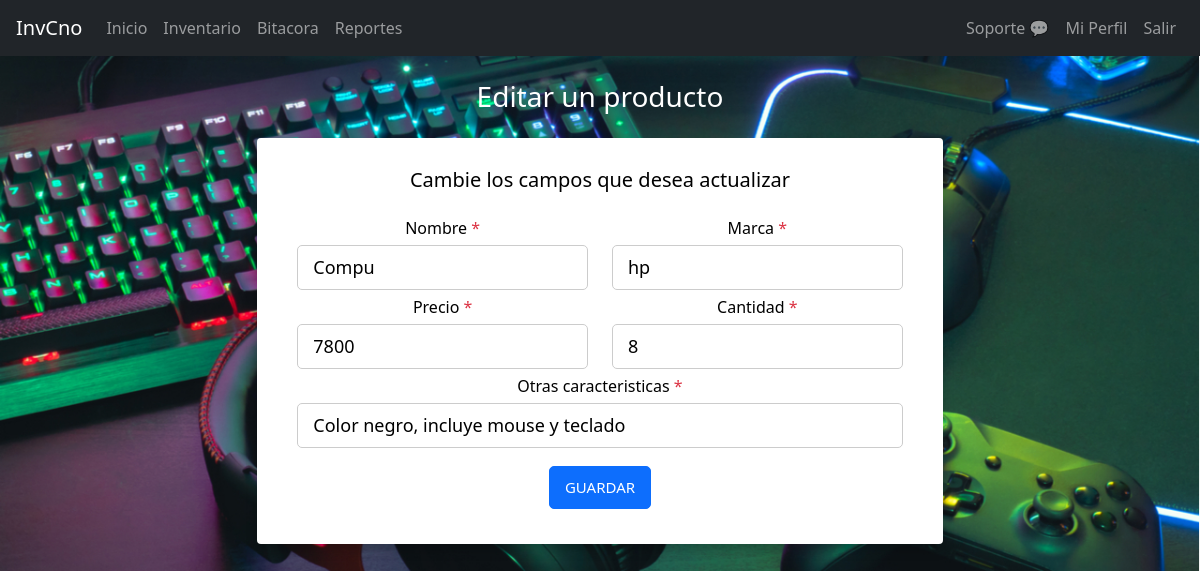
The page /edit.php?id=7 on the database its author committed.
### tables this page shows
CREATE TABLE `producto` (
  `id` int(11) NOT NULL AUTO_INCREMENT,
  `nombre` text DEFAULT NULL,
  `marcar` text DEFAULT NULL,
  `precio` float DEFAULT NULL,
  `cantidad` int(11) DEFAULT NULL,
  `caract` text DEFAULT NULL,
  PRIMARY KEY (`id`)
);

### model/BD.php (called while the page is built, shortened)
<?php
    class BD{
        private $sql;
        public function __construct(){
            $this->sql = new mysqli("localhost","root","","inv");
        }
        public function getProductById($id){
            $consulta = "SELECT * FROM producto WHERE id = $id";
            $resultado = $this->sql->query($consulta);
            if($resultado){
                while($row = $resultado->fetch_assoc()){
                    $ProductoBD = new Producto();
                    $ProductoBD->setId($row['id']);
                    $ProductoBD->setNombre($row['nombre']);
                    $ProductoBD->setMarca($row['marcar']);
                    $ProductoBD->setPrecio($row['precio']);
                    $ProductoBD->setCantidad($row['cantidad']);
                    $ProductoBD->setCaract($row['caract']);
                }
                return $ProductoBD;
            } else {
                    return false;
            }
        }
    }
?>

### model/Producto.php (called while the page is built, shortened)
<?php
    class Producto{
        private $nombre;
        private $marca;
        private $cantidad;
        private $caract;
        public function __construct(){
            $this->nombre="";
            $this->marca="";
            $this->precio=0;
            $this->cantidad=0;
            $this->caract="";
        }
        public function setNombre($nombre){
            $this->nombre = $nombre;
        }
        public function getNombre(){
            return $this->nombre;
        }
        public function setMarca($marca){
            $this->marca = $marca;
        }
        public function getMarca(){
            return $this->marca;
        }
        public function setPrecio($precio){
            $this->precio = $precio;
        }
        public function getPrecio(){
            return $this->precio;
        }
        public function setCantidad($cantidad){
            $this->cantidad = $cantidad;
        }
        public function getCantidad(){
            return $this->cantidad;
        }
        public function setCaract($caract){
            $this->caract = $caract;
        }
        public function getCaract(){
            return $this->caract;
        }
    }
?>

### edit.php (the view, shortened to what this page needs)
<?php
    require('model/Producto.php');
    require('model/BD.php');
    $bd = new BD();
    $ProductoBD = $bd->getProductById($_GET['id']);
?>
<!DOCTYPE html>
<html lang="en">
<head>
    <link href="https://cdn.jsdelivr.net/npm/bootstrap@5.1.3/dist/css/bootstrap.min.css" rel="stylesheet">
    <link rel="stylesheet" href="styles/form.css">
</head>
<body>
    <?php
        include('navbar.php');
        if($ProductoBD){ ?>
            <div class="container-fluid px-1 mt-3 py-2 mx-auto">
                <div class="row d-flex justify-content-center">
                    <div class="col-xl-7 col-lg-8 col-md-9 col-11 text-center">
                        <h3 style="color:#fff">Editar un producto</h3>
                        <div class="card mt-4">
                            <h5 class="text-center mb-4">Cambie los campos que desea actualizar</h5>
                            <form class="form-card" method="POST" action="">
                                <div class="row justify-content-between text-left">
                                    <div class="form-group col-sm-6 flex-column d-flex">
                                        <label class="form-control-label px-3">Nombre<span class="text-danger"> *</span></label>
                                        <?php printf('<input autocomplete="off" type="text" id="fname"  name="nombre" value="%s" onblur="validate(1)">', $ProductoBD->getNombre()); ?>
                                    </div>
                                    <div class="form-group col-sm-6 flex-column d-flex" >
                                        <label class="form-control-label px-3">Marca<span class="text-danger"> *</span></label>
                                        <?php printf('<input autocomplete="off" type="text" id="lname" name="marca" value="%s" onblur="validate(2)">', $ProductoBD->getMarca()); ?>
                                    </div>
                                </div>
                                <div class="row justify-content-between text-left">
                                    <div class="form-group col-sm-6 flex-column d-flex"> <label class="form-control-label px-3">Precio<span class="text-danger"> *</span></label>
                                        <?php printf('<input autocomplete="off" type="number" id="email" name="precio" value="%d" onblur="validate(3)">', $ProductoBD->getPrecio()); ?>
                                    </div>
                                    <div class="form-group col-sm-6 flex-column d-flex">
                                        <label class="form-control-label px-3">Cantidad<span class="text-danger"> *</span></label>
                                        <?php printf('<input autocomplete="off" type="number" id="mob" name="cantidad" value="%d" onblur="validate(4)">', $ProductoBD->getCantidad()); ?> </div>
                                </div>
                                <div class="row justify-content-between text-left">
                                    <div class="form-group col-12 flex-column d-flex">
                                        <label class="form-control-label px-3">Otras caracteristicas<span class="text-danger"> *</span>
                                        </label>
                                        <?php printf('<input autocomplete="off" type="text" id="ans" name="carac" value="%s" onblur="validate(6)">', $ProductoBD->getCaract()); ?>
                                    </div>
                                </div>
                                <div class="d-inline mx-auto ">
                                    <div class="form-group mt-2 "> <button type="submit" class="btn-block btn-primary">Guardar</button></div>
                                </div>
                            </form>
                        </div>
                    </div>
                </div>
            </div>
    <?php
        }
    ?>
</body>
</html>

### styles/form.css (style rules this page uses)
body { color: #000;overflow-x: hidden;height: 100%;background-image: url("../images/16129008838009727.jpg");background-repeat:repeat;background-size: cover }
.card { padding: 30px 40px;margin-top: 60px;margin-bottom: 60px;border: none !important;box-shadow: 0 6px 12px 0 rgba(0,0,0,0.2) }
.form-control-label { margin-bottom: 0 }
input, textarea, button { padding: 8px 15px;border-radius: 5px !important;margin: 5px 0px;box-sizing: border-box;border: 1px solid #ccc;font-size: 18px !important;font-weight: 300 }
.btn-block { text-transform: uppercase;font-size: 15px !important;font-weight: 400;height: 43px;cursor: pointer }

### rows shown on the page
producto: nombre "Compu", marca "hp", precio "7800", cantidad "8", carac "Color negro, incluye mouse y teclado"
